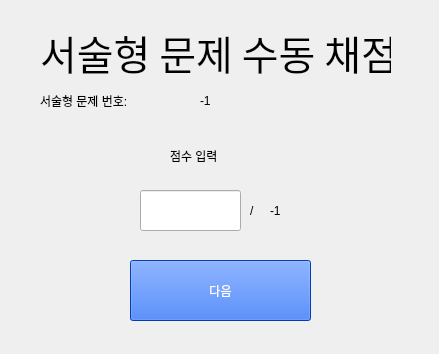
<?xml version="1.0" encoding="UTF-8"?>
<ui version="4.0">
 <class>AutomaticScoringProgramUI10</class>
 <widget class="QWidget" name="AutomaticScoringProgramUI10">
  <property name="geometry">
   <rect>
    <x>0</x>
    <y>0</y>
    <width>439</width>
    <height>354</height>
   </rect>
  </property>
  <property name="windowTitle">
   <string>Form</string>
  </property>
  <widget class="QLineEdit" name="scoreInput">
   <property name="geometry">
    <rect>
     <x>140</x>
     <y>190</y>
     <width>101</width>
     <height>41</height>
    </rect>
   </property>
   <property name="styleSheet">
    <string notr="true">font: 75 12pt &quot;나눔스퀘어 Bold&quot;;</string>
   </property>
   <property name="text">
    <string/>
   </property>
  </widget>
  <widget class="QLabel" name="scoreInputSlash">
   <property name="enabled">
    <bool>true</bool>
   </property>
   <property name="geometry">
    <rect>
     <x>250</x>
     <y>190</y>
     <width>16</width>
     <height>41</height>
    </rect>
   </property>
   <property name="maximumSize">
    <size>
     <width>81</width>
     <height>41</height>
    </size>
   </property>
   <property name="acceptDrops">
    <bool>false</bool>
   </property>
   <property name="layoutDirection">
    <enum>Qt::LeftToRight</enum>
   </property>
   <property name="styleSheet">
    <string notr="true">font: 81 20pt &quot;나눔스퀘어 ExtraBold&quot;;</string>
   </property>
   <property name="frameShape">
    <enum>QFrame::NoFrame</enum>
   </property>
   <property name="text">
    <string>/</string>
   </property>
  </widget>
  <widget class="QLabel" name="scoreInputHeader">
   <property name="geometry">
    <rect>
     <x>170</x>
     <y>130</y>
     <width>111</width>
     <height>51</height>
    </rect>
   </property>
   <property name="styleSheet">
    <string notr="true">font: 81 20pt &quot;나눔스퀘어 ExtraBold&quot;;</string>
   </property>
   <property name="text">
    <string>점수 입력</string>
   </property>
  </widget>
  <widget class="QLabel" name="problemNumHeader">
   <property name="geometry">
    <rect>
     <x>40</x>
     <y>90</y>
     <width>161</width>
     <height>22</height>
    </rect>
   </property>
   <property name="styleSheet">
    <string notr="true">font: 75 15pt &quot;나눔스퀘어 Bold&quot;;</string>
   </property>
   <property name="text">
    <string>서술형 문제 번호:</string>
   </property>
  </widget>
  <widget class="QPushButton" name="nextButton">
   <property name="geometry">
    <rect>
     <x>130</x>
     <y>260</y>
     <width>181</width>
     <height>61</height>
    </rect>
   </property>
   <property name="styleSheet">
    <string notr="true">font: 81 24pt &quot;나눔스퀘어 ExtraBold&quot;;
color: rgb(255, 255, 255);
background-color: rgb(0, 85, 255);</string>
   </property>
   <property name="text">
    <string>다음</string>
   </property>
  </widget>
  <widget class="QLabel" name="head">
   <property name="geometry">
    <rect>
     <x>40</x>
     <y>30</y>
     <width>351</width>
     <height>44</height>
    </rect>
   </property>
   <property name="font">
    <font>
     <family>나눔스퀘어 ExtraBold</family>
     <pointsize>30</pointsize>
     <weight>10</weight>
     <italic>false</italic>
     <bold>false</bold>
    </font>
   </property>
   <property name="styleSheet">
    <string notr="true">font: 81 30pt &quot;나눔스퀘어 ExtraBold&quot;;</string>
   </property>
   <property name="text">
    <string>서술형 문제 수동 채점</string>
   </property>
  </widget>
  <widget class="QLabel" name="problemNum">
   <property name="geometry">
    <rect>
     <x>200</x>
     <y>90</y>
     <width>31</width>
     <height>22</height>
    </rect>
   </property>
   <property name="styleSheet">
    <string notr="true">font: 75 15pt &quot;나눔스퀘어 Bold&quot;;</string>
   </property>
   <property name="text">
    <string>-1</string>
   </property>
  </widget>
  <widget class="QLabel" name="maxScore">
   <property name="enabled">
    <bool>true</bool>
   </property>
   <property name="geometry">
    <rect>
     <x>270</x>
     <y>190</y>
     <width>31</width>
     <height>41</height>
    </rect>
   </property>
   <property name="maximumSize">
    <size>
     <width>81</width>
     <height>41</height>
    </size>
   </property>
   <property name="acceptDrops">
    <bool>false</bool>
   </property>
   <property name="layoutDirection">
    <enum>Qt::LeftToRight</enum>
   </property>
   <property name="styleSheet">
    <string notr="true">font: 81 20pt &quot;나눔스퀘어 ExtraBold&quot;;</string>
   </property>
   <property name="frameShape">
    <enum>QFrame::NoFrame</enum>
   </property>
   <property name="text">
    <string>-1</string>
   </property>
  </widget>
 </widget>
 <resources/>
 <connections/>
</ui>
